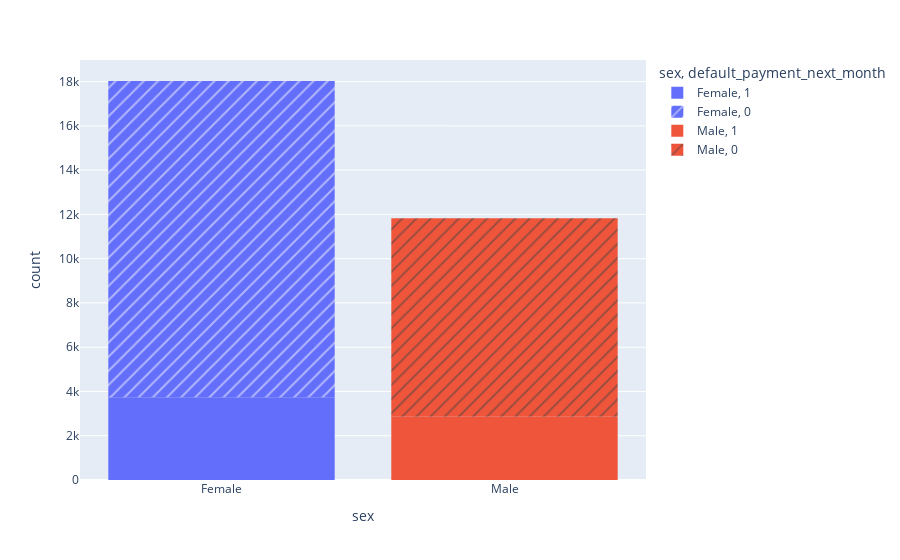

Source (notebook cell):
### Code cell
fig = px.histogram(df, x="sex", pattern_shape="default_payment_next_month", color="sex")
fig.show()

### Figure 1 — Plotly figure (JSON) as saved in the notebook; plotly's stock layout.template omitted (floating-point values rounded to 4 significant figures; data arrays with more than 128 entries replaced by an {"elided": "..."} marker saying what was removed)
{"data": [{"alignmentgroup": "True", "bingroup": "x", "hovertemplate": "sex=%{x}<br>default_payment_next_month=1<br>count=%{y}<extra></extra>", "legendgroup": "Female, 1", "marker": {"color": "#636efa", "pattern": {"shape": ""}}, "name": "Female, 1", "offsetgroup": "Female, 1", "orientation": "v", "showlegend": true, "type": "histogram", "x": {"elided": "3742 str values"}, "xaxis": "x", "yaxis": "y"}, {"alignmentgroup": "True", "bingroup": "x", "hovertemplate": "sex=%{x}<br>default_payment_next_month=0<br>count=%{y}<extra></extra>", "legendgroup": "Female, 0", "marker": {"color": "#636efa", "pattern": {"shape": "/"}}, "name": "Female, 0", "offsetgroup": "Female, 0", "orientation": "v", "showlegend": true, "type": "histogram", "x": {"elided": "14285 str values"}, "xaxis": "x", "yaxis": "y"}, {"alignmentgroup": "True", "bingroup": "x", "hovertemplate": "sex=%{x}<br>default_payment_next_month=1<br>count=%{y}<extra></extra>", "legendgroup": "Male, 1", "marker": {"color": "#EF553B", "pattern": {"shape": ""}}, "name": "Male, 1", "offsetgroup": "Male, 1", "orientation": "v", "showlegend": true, "type": "histogram", "x": {"elided": "2857 str values"}, "xaxis": "x", "yaxis": "y"}, {"alignmentgroup": "True", "bingroup": "x", "hovertemplate": "sex=%{x}<br>default_payment_next_month=0<br>count=%{y}<extra></extra>", "legendgroup": "Male, 0", "marker": {"color": "#EF553B", "pattern": {"shape": "/"}}, "name": "Male, 0", "offsetgroup": "Male, 0", "orientation": "v", "showlegend": true, "type": "histogram", "x": {"elided": "8966 str values"}, "xaxis": "x", "yaxis": "y"}], "layout": {"barmode": "relative", "legend": {"title": {"text": "sex, default_payment_next_month"}, "tracegroupgap": 0}, "margin": {"t": 60}, "xaxis": {"anchor": "y", "categoryarray": ["Female", "Male", null], "categoryorder": "array", "domain": [0, 1], "title": {"text": "sex"}}, "yaxis": {"anchor": "x", "domain": [0, 1], "title": {"text": "count"}}}}
